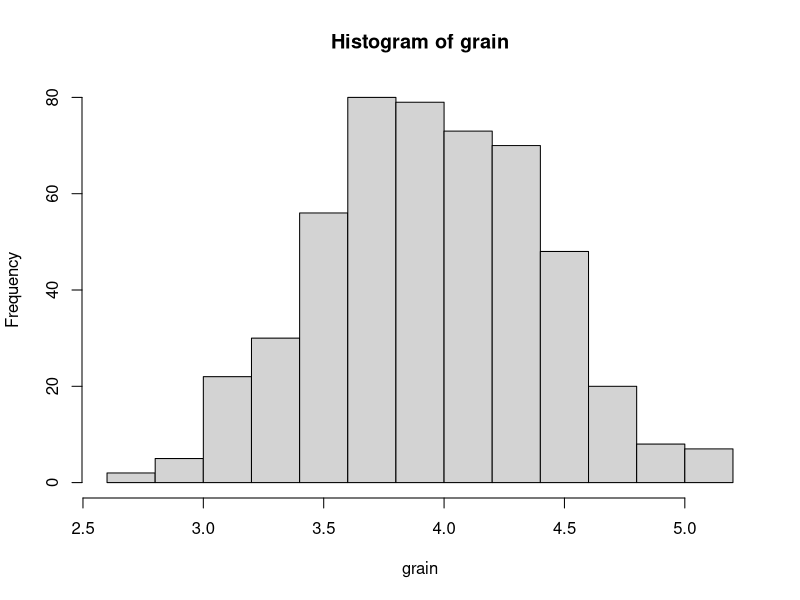
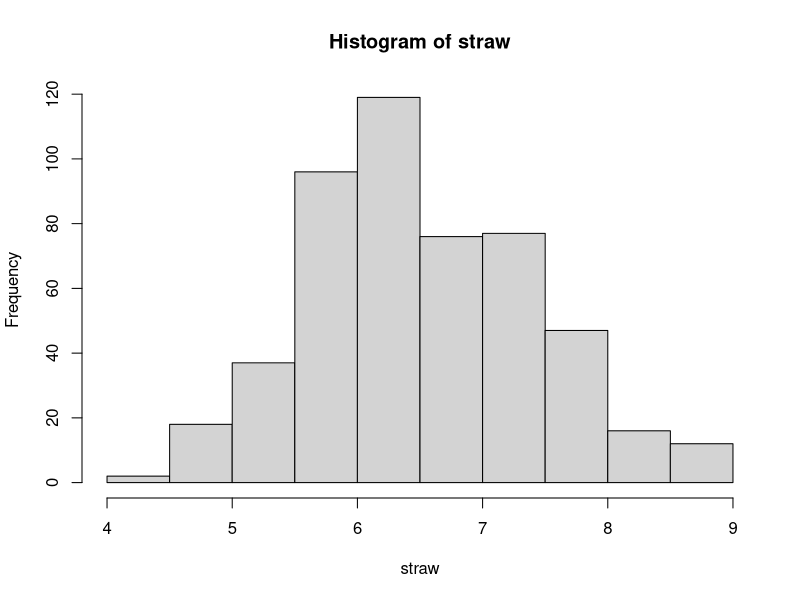
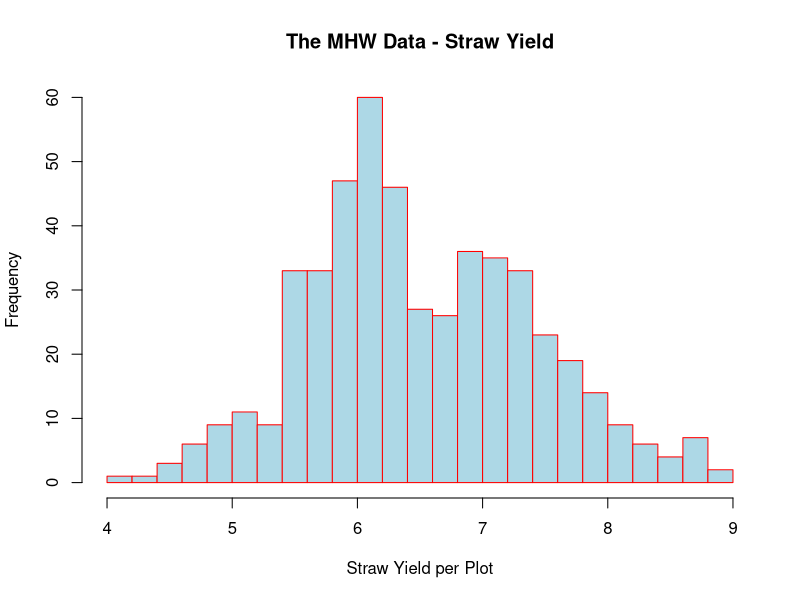
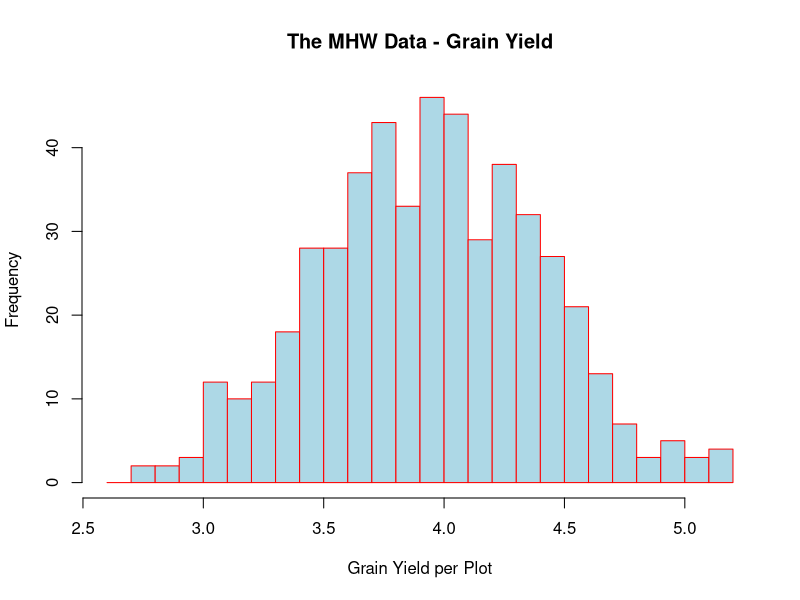
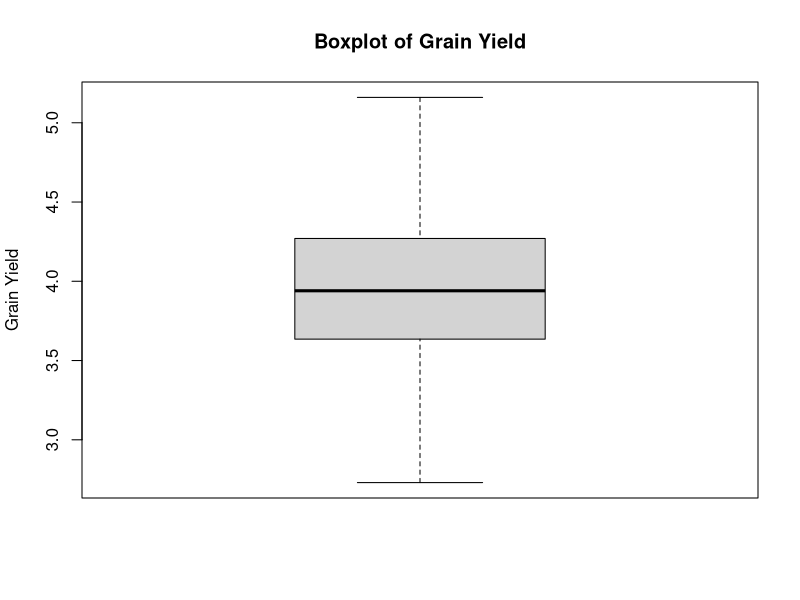
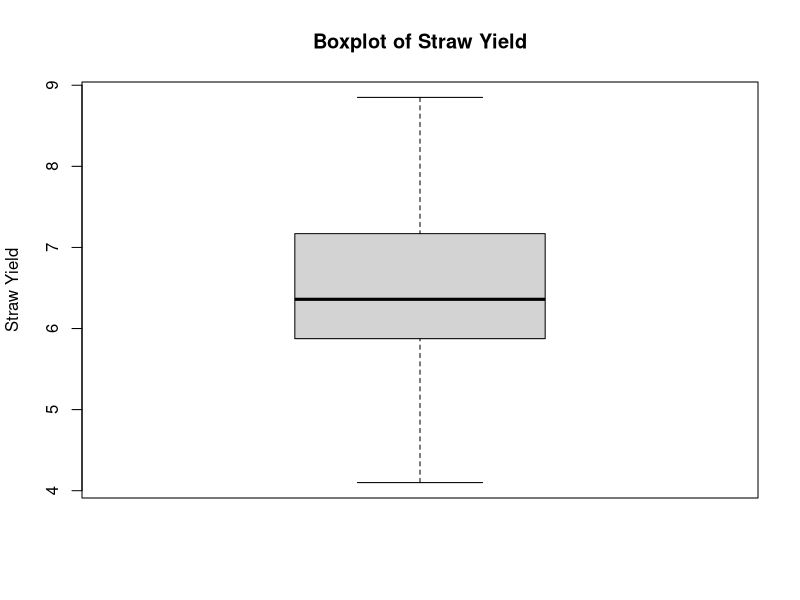
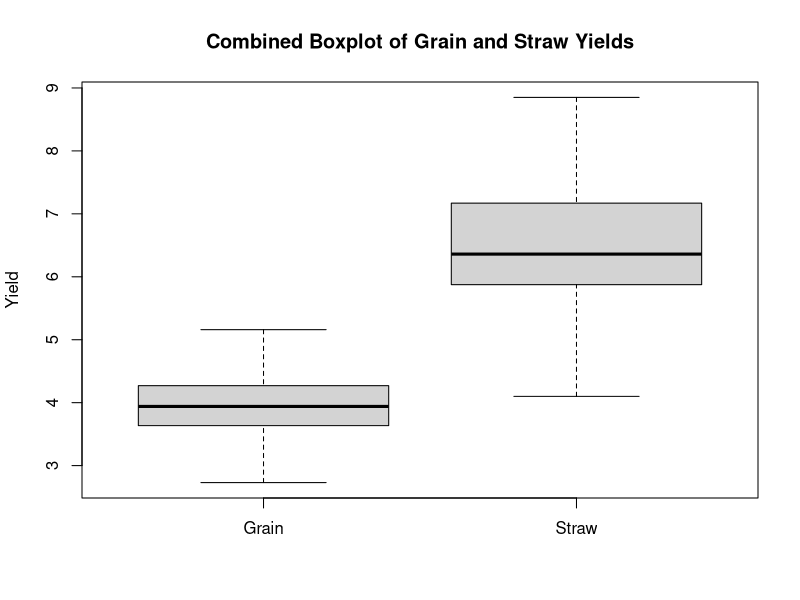
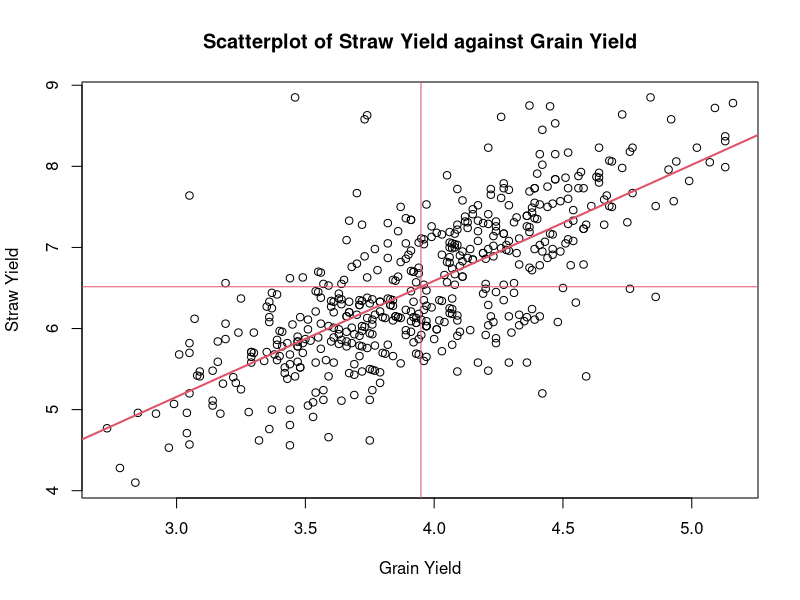

R code for these plots, in order:
# Task 1

# A) Setting Current Working Directory
setwd("~/Desktop/STAT-350/Project_1")

# B) Reading in the txt file
MHW <- read.table('MHW.txt', header = TRUE, sep = ',')

# C) Printing the top 6 lines of the data set
head(MHW)

# D) Printing the first 10 rows of this data frame
MHW[1:10,]

# E) Attach the data frame to be your working data set
attach(MHW)

# Task 2 - Summarizing the MHW Data

# A) Obtaining the five number summary of the data (including individual columns)
print("This is the five number summary of the whole data set")
summary(MHW)

print("This is the five number summary of the grain column")
summary(MHW$grain)

print("This is the five number summary of the straw column")
summary(MHW$straw)


# B) Obtaining various statistics for grain and straw

# Grain Yield Statistics
print("Statistics for Grain Yield:")
print(paste("Minimum:", min(grain)))
print(paste("Maximum:", max(grain)))
print(paste("Mean:", mean(grain)))
print(paste("Median:", median(grain)))
print(paste("Variance:", var(grain)))
print(paste("Standard Deviation:", sd(grain)))
print("Quantiles:")
print(quantile(grain))
print(paste("Interquartile Range:", IQR(grain)))

# Straw Yield Statistics
print("Statistics for Straw Yield:")
print(paste("Minimum:", min(straw)))
print(paste("Maximum:", max(straw)))
print(paste("Mean:", mean(straw)))
print(paste("Median:", median(straw)))
print(paste("Variance:", var(straw)))
print(paste("Standard Deviation:", sd(straw)))
print("Quantiles:")
print(quantile(straw))
print(paste("Interquartile Range:", IQR(straw)))

# C) Define and calculate a new variable ‘yield.ratio’ which is the ratio 
# between grain and straw and obtain the summary statistics for it.

# Define and Calculate Yield Ratio
yield.ratio <- grain / straw

# Obtaining summary statistics for yield.ratio
print("Summary statistics for yield.ratio:")
summary(yield.ratio)


# Task 3 - Visualizing the Data

# A) Obtain a Stem and Leaf Plot for Grain and Straw Yields

# For Grain Yield
print("Stem and Leaf Display for Grain Yield:")
stem(MHW$grain)

# For Straw Yield
print("Stem and Leaf Display for Straw Yield:")
stem(MHW$straw)

# B) Obtain a simple histogram of the grain and of the straw yields

# Histogram for Grain Yield
hist(grain)

# Histogram for Straw Yield
hist(straw)


# C) Fancy Histograms for Grain and Straw Yields

# Fancy Histogram for Straw Yield
hist(straw, nclass = 30, col = "lightblue", border = "red", main = "The MHW Data - Straw Yield", xlab = "Straw Yield per Plot")

# Fancy Histogram for Grain Yield
hist(grain, breaks = seq(2.6, 5.2, by = 0.1), col = "lightblue", border = "red", main = "The MHW Data - Grain Yield", xlab = "Grain Yield per Plot")


# D) Boxplots for Grain and Straw Yields

# Boxplot for Grain Yield
boxplot(grain, main = "Boxplot of Grain Yield", ylab = "Grain Yield")

# Boxplot for Straw Yield
boxplot(straw, main = "Boxplot of Straw Yield", ylab = "Straw Yield")

# Combined Boxplot for Grain and Straw Yields
boxplot(grain, straw, names = c("Grain", "Straw"), main = "Combined Boxplot of Grain and Straw Yields", ylab = "Yield")


# Task 4 - Regression Analysis on the data. 
# Two ‘measured’ variables were studied: 
# - grain : Grain yield, lbs per plot
# - straw :  Straw yield, lbs per plot

# A) Calculate the mean and SD for the two variables, grain and straw

print("Mean of Grain and Straw:")
print(apply(cbind(grain, straw), 2, mean))

print("Standard Deviation of Grain and Straw:")
print(apply(cbind(grain, straw), 2, sd))


# B) Clearly labelled Scatterplot of Straw(Y) against Grain(X) 
plot(straw ~ grain, main = "Scatterplot of Straw Yield against Grain Yield", xlab = "Grain Yield", ylab = "Straw Yield")


# D) Mark the means of straw (horizontally) and of grain (vertically) on the plot
abline(h = mean(straw), col = 2) # Horizontal line for mean of Straw
abline(v = mean(grain), col = 2) # Vertical line for mean of Grain


# F) Calculate Covariance and Correlation between Straw and Grain
covariance <- cov(grain, straw)
print(paste("Covariance between Grain and Straw:", covariance))

correlation <- covariance / (sd(grain) * sd(straw))
print(paste("Correlation between Grain and Straw:", correlation))

print(paste("Recheck of Correlation between Grain and Straw:", cor(grain, straw)))


# G) Calculate Least Squares Estimates of the regression coefficients for the regression of Straw on Grain
fit <- lm(straw ~ grain)
coefficients <- coef(fit)
print("Coefficients of the regression line:")
print(coefficients)


# Direct calculation using the formula
beta <- cor(straw, grain) * (sd(straw) / sd(grain))
alpha <- mean(straw) - (beta * mean(grain))

print(paste("Calculated Intercept (alpha):", alpha))
print(paste("Calculated Slope (beta):", beta))



# H) Fitted regression line
print("Fitted regression line: Straw Yield = a + b * Grain Yield")
cat("Straw Yield =", coefficients[1], "+", coefficients[2], "* Grain Yield\n")

print("Fitted regression line: Straw Yield = a + b * Grain Yield")
cat("Straw Yield =", alpha, "+", beta, "* Grain Yield\n")


# I) Fit the regression line to the plot
abline(alpha, beta, col = 2, lwd = 2)


# J) Verify results using the lm() function
yield.fit <- lm(straw ~ grain)
print("Linear Model Fit:")
print(summary(yield.fit))

# K) Predicting straw yield for a plot with 4.0 lb of grain yield
predicted_straw_yield <- predict(yield.fit, newdata = data.frame(grain = 4.0))
print(paste("Predicted Straw Yield for 4.0 lb of Grain Yield:", predicted_straw_yield))
Manual_Predicted_Straw_Yield <- alpha + beta * 4
print(paste("Predicted Straw Yield for 4.0 lb of Grain Yield:", Manual_Predicted_Straw_Yield))




# Misc Code - Not part of requirements of project
# Dimensions
dim(MHW)
names(MHW)